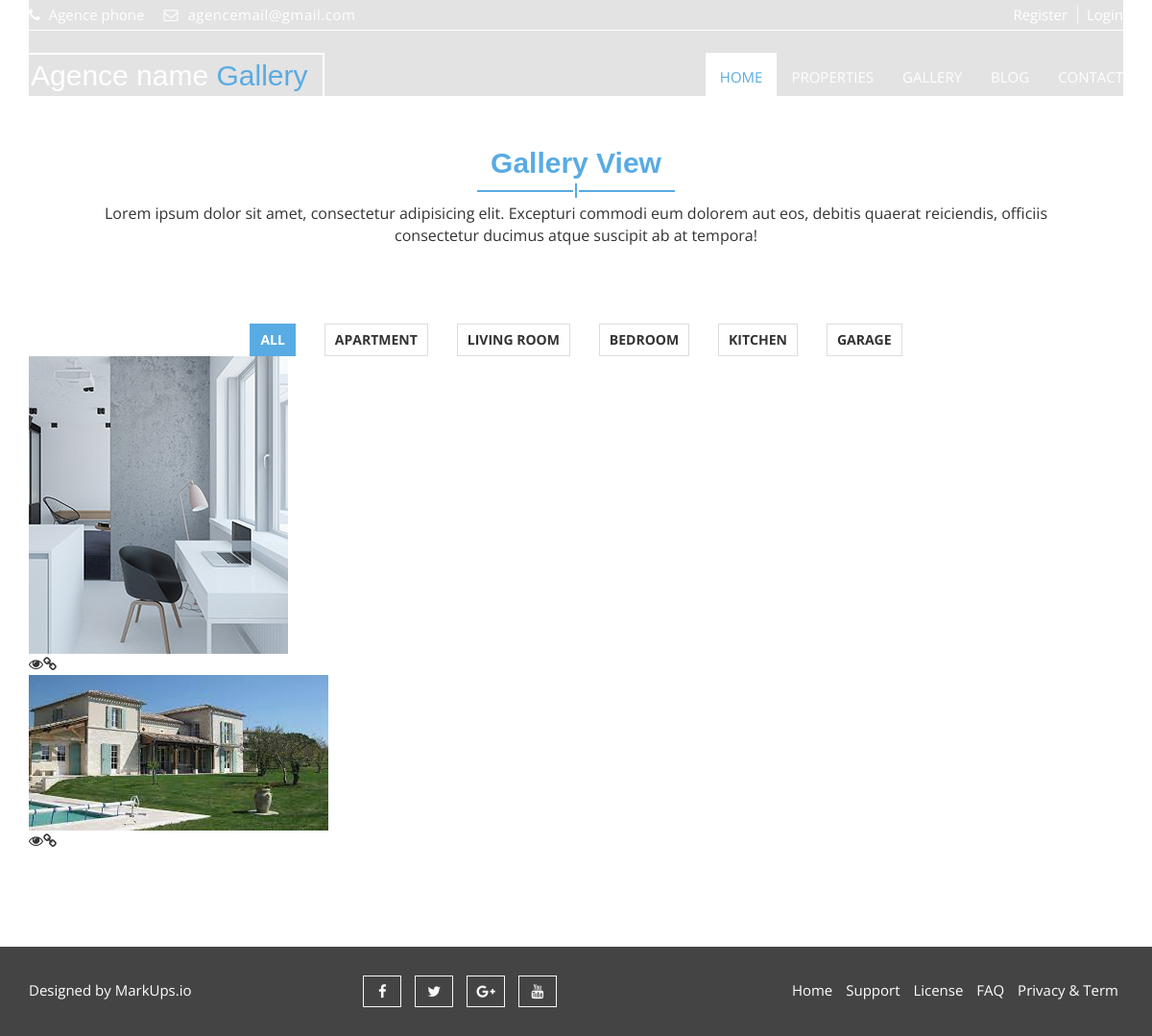
The page /gallery on the database its author committed.
### agence/models.py (models this page shows, shortened)
class Agence(models.Model):
    name    = models.CharField('Agence name', max_length=255, blank=True, null=False, default="Agence name")
    address = models.CharField(max_length=255, blank=True, null=True, default="Agence address")
    phone  = models.CharField('Contact Phone',max_length=255, blank=True, null=True, default="Agence phone")
    email  = models.EmailField('Email Address', max_length=255, default="agencemail@gmail.com")
    logo = models.ImageField(upload_to='agence', default='logo.jpg', blank=True, verbose_name=_('logo'))
    image = models.ImageField(blank=True, default='agence image', upload_to="agence")
    about_us = models.TextField(null=True, blank=True, default="About Us")
    def __str__(self):
        return self.name
    class Meta:
        verbose_name_plural= 'Agences'

class Property(models.Model):
    status = models.CharField(choices=STATUS, default='', max_length=30, help_text='For Sale, For Rent,', )
    user = models.ForeignKey(User, on_delete=models.SET_NULL, null=True)
    type = models.ForeignKey(Type, on_delete=models.CASCADE, related_name='type')
    title = models.CharField(max_length=128, verbose_name =_('title of property'))
    slug = models.SlugField(blank=True,null=True)
    address = models.CharField(max_length=255, blank=True, null=True, default="Property adress")
    description = models.TextField(null=True,blank=True, default='This property is ...', help_text='infos about ', verbose_name =_('informations about product')) #description = RichTextField(blank=True, null=True)
    price = models.DecimalField(max_digits=12, decimal_places=2)
    old_price = models.DecimalField(max_digits=12, decimal_places=2, default=0, blank=True,null=True, verbose_name =_('old price'))
    image   = models.ImageField(upload_to='property', default='property.jpg') # upload_to=user_directory_path it's for users
    created = models.DateTimeField(auto_now_add=True, verbose_name=_('Created at'))
    updated = models.DateTimeField(auto_now=True, verbose_name=_('Updated at'))
    is_active = models.BooleanField(default=False)
    is_new = models.BooleanField(default=False)
    is_featured = models.BooleanField(default=False)
    is_slider = models.BooleanField(default=False)
    rooms = models.IntegerField(verbose_name=_('rooms'))
    beds = models.IntegerField(verbose_name=_('beds'))
    baths = models.IntegerField(verbose_name=_('baths'))
    squart = models.IntegerField(verbose_name=_('squart'))
    class Meta:
        ordering = ['-updated', '-created']
        verbose_name = _("Property")
        verbose_name_plural = _("Properties")
    def imageURL(self):
        try:
            url = self.image.url
        except:
            url = ''
        return url

### agence/views.py (the view)
# urls.py: path('gallery',views.gallery, name="gallery"),
def gallery(request):
    agence = Agence.objects.get_or_create()
    agence = Agence.objects.get(id=1)
    properties = Property.objects.all()
    context = {'agence': agence,  'page_title':'Gallery', 'properties' : properties}
    return render(request, 'gallery.html',context)

### templates/gallery.html (shortened to what this page needs)
{% extends "base.html" %}
{% load static %}
{% block content %}
  <section id="aa-gallery">
    <div class="container">
      <div class="row">
        <div class="col-md-12">
          <div class="aa-gallery-area">
            <div class="aa-title">
              <h2>Gallery View</h2>
              <span></span>
               <p>Lorem ipsum dolor sit amet, consectetur adipisicing elit. Excepturi commodi eum dolorem aut eos, debitis quaerat reiciendis, officiis consectetur ducimus atque suscipit ab at tempora!</p>
            </div>
            <div class="aa-gallery-content">
              <div class="aa-gallery-top">
                <ul>
                  <li data-filter="all" class="filter active">All</li>
                  <li data-filter=".apartment" class="filter">Apartment</li>
                  <li data-filter=".livingroom" class="filter">Living Room</li>
                  <li data-filter=".bedroom" class="filter">Bedroom</li>
                  <li data-filter=".kitchen" class="filter">Kitchen</li>
                  <li data-filter=".garage" class="filter">Garage</li>
                </ul>
              </div>
                {% for property in properties %}
                  <div class="aa-single-gallery mix apartment">
                    <div class="aa-single-gallery-item">
                      <div class="aa-single-gallery-img">
                        <a href="{% url 'agence:property-detail' property.slug %}"><img  src="{{property.imageURL}}" alt="img"></a>
                      </div>
                      <div class="aa-single-gallery-info">
                        <a class="fancybox" data-fancybox-group="gallery" href="{% url 'agence:property-detail' property.slug %}"><span class="fa fa-eye">
                        <a class="aa-link" href="{% url 'agence:property-detail' property.slug %}"><span class="fa fa-link"></span></a>
                      </div>
                    </div>
                  </div>
                {% endfor %}
            </div>
          </div>
        </div>
      </div>
    </div>
  </section>
{% endblock content %}

### templates/base.html (shortened to what this page needs)
<!DOCTYPE html>
{% load static %}
<html lang="en">
  <head>
    <link rel="stylesheet" href="{% static 'css/font-awesome.css' %}">
    <link rel="stylesheet" href="{% static 'css/bootstrap.css' %}">
    <link rel="stylesheet" type="text/css" href="{% static 'css/slick.css' %}">
    <link rel="stylesheet" type="text/css" href="{% static 'css/nouislider.css' %}">
    <link rel="stylesheet" href="{% static 'css/jquery.fancybox.css' %}" type="text/css" media="screen" />
    <link id="switcher" href="{% static 'css/theme-color/default-theme.css' %}" rel="stylesheet">
    <link href="{% static 'css/style.css' %}" rel="stylesheet">
  </head>
  <body class="aa-price-range">
  <header id="aa-header">
    <div class="container">
      <div class="row">
        <div class="col-md-12">
          <div class="aa-header-area">
            <div class="row">
              <div class="col-md-6 col-sm-6 col-xs-6">
                <div class="aa-header-left">
                  <div class="aa-telephone-no">
                    <span class="fa fa-phone"></span>
                    {{agence.phone}}
                  </div>
                  <div class="aa-email hidden-xs">
                    <span class="fa fa-envelope-o"></span> {{agence.email}}
                  </div>
                </div>
              </div>
              <div class="col-md-6 col-sm-6 col-xs-6">
                <div class="aa-header-right">
                  <a href="{% url 'agence:register' %}" class="aa-register">Register</a>
                  <a href="{% url 'agence:signin' %}" class="aa-login">Login</a>
                </div>
              </div>
            </div>
          </div>
        </div>
      </div>
    </div>
  </header>
  <section id="aa-menu-area">
    <nav class="navbar navbar-default main-navbar" role="navigation">
      <div class="container">
        <div class="navbar-header">
           <a class="navbar-brand aa-logo" href="{% url 'agence:home' %}"> {{agence}} <span>{{page_title}}</span></a>
        </div>
        <div id="navbar" class="navbar-collapse collapse">
          <ul id="top-menu" class="nav navbar-nav navbar-right aa-main-nav">
            <li class="active"><a href="{% url 'agence:home' %}">HOME</a></li>
            <li><a href="{% url 'agence:property-list' %}">PROPERTIES</a></li>
            <li><a href="{% url 'agence:gallery' %}">GALLERY</a></li>
            <li><a href="{% url 'agence:blog' %}">BLOG</a></li>
            <li><a href="{% url 'agence:contact' %}">CONTACT</a></li>
          </ul>
        </div>
      </div>
    </nav>
  </section>
  <section id="aa-advance-search">
    <div class="container">
      <div class="aa-advance-search-area">
      </div>
    </div>
  </section>
{% block content %}
{% endblock content %}
  <footer id="aa-footer">
    <div class="container">
      <div class="row">
        <div class="col-md-12">
        <div class="aa-footer-area">
          <div class="row">
            <div class="col-md-3 col-sm-6 col-xs-12">
              <div class="aa-footer-left">
               <p>Designed by <a rel="nofollow" href="http://www.markups.io/">MarkUps.io</a></p>
              </div>
            </div>
            <div class="col-md-3 col-sm-6 col-xs-12">
              <div class="aa-footer-middle">
                <a href="#"><i class="fa fa-facebook"></i></a>
                <a href="#"><i class="fa fa-twitter"></i></a>
                <a href="#"><i class="fa fa-google-plus"></i></a>
                <a href="#"><i class="fa fa-youtube"></i></a>
              </div>
            </div>
            <div class="col-md-6 col-sm-12 col-xs-12">
              <div class="aa-footer-right">
                <a href="#">Home</a>
                <a href="#">Support</a>
                <a href="#">License</a>
                <a href="#">FAQ</a>
                <a href="#">Privacy & Term</a>
              </div>
            </div>
          </div>
        </div>
      </div>
      </div>
    </div>
  </footer>
  </body>
</html>

### static/css/theme-color/default-theme.css (style rules this page uses)
h2 { color: #59abe3; }
#aa-menu-area .main-navbar .navbar-header .aa-logo span { color: #59abe3; }
#aa-menu-area .main-navbar .navbar-nav .active a { color: #59abe3; }
.aa-title span { background-color: #59abe3; }
.aa-title span:before { background-color: #59abe3; }
.aa-title span:after { background-color: #59abe3; }
#aa-gallery .aa-gallery-area .aa-gallery-content .aa-gallery-top ul .active { background-color: #59abe3; border-color: #59abe3; }

### rows shown on the page
Agence: phone "Agence phone", email "agencemail@gmail.com", name "Agence name"
Property: imageURL (picture)
Property: imageURL (picture)

### other values the page prints
{{ page_title }} "Gallery"
